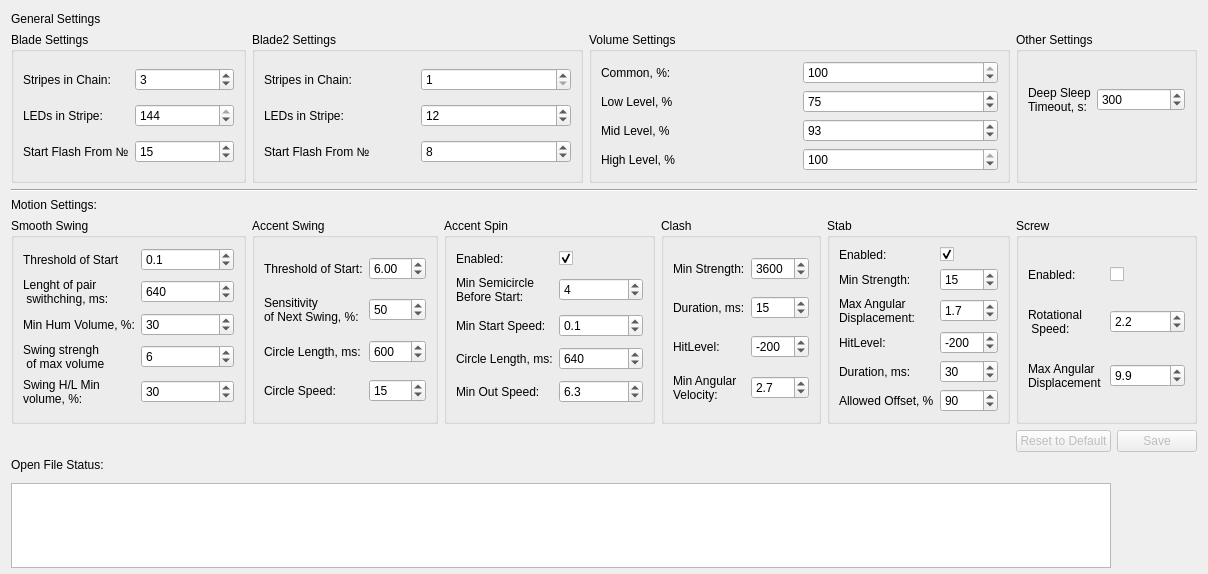
      <widget class="QWidget" name="TabCommon">
       <attribute name="title">
        <string>Common</string>
       </attribute>
       <layout class="QGridLayout" name="gridLayout_2" rowstretch="0,0,0,0,0,0,0,0,0,0,0,0,0,0,0,0,0,0,0,0,0,0,0,0,0,0,0,0,0,0,0,0,0,0">
        <item row="11" column="5" rowspan="2" colspan="4">
         <widget class="QGroupBox" name="GBCommonBlade2">
          <property name="title">
           <string>Blade2 Settings</string>
          </property>
          <layout class="QGridLayout" name="gridLayout_26">
           <item row="3" column="0">
            <widget class="QLabel" name="LblStartFlash_2">
             <property name="text">
              <string>Start Flash From №</string>
             </property>
            </widget>
           </item>
           <item row="0" column="1">
            <widget class="QSpinBox" name="SpinBandNumber">
             <property name="minimum">
              <number>1</number>
             </property>
             <property name="maximum">
              <number>8</number>
             </property>
             <property name="value">
              <number>1</number>
             </property>
            </widget>
           </item>
           <item row="1" column="0">
            <widget class="QLabel" name="LblPixPerBand_2">
             <property name="text">
              <string>LEDs in Stripe:</string>
             </property>
            </widget>
           </item>
           <item row="3" column="1">
            <widget class="QSpinBox" name="SpinStartFlash_2">
             <property name="minimum">
              <number>1</number>
             </property>
             <property name="maximum">
              <number>144</number>
             </property>
             <property name="value">
              <number>8</number>
             </property>
            </widget>
           </item>
           <item row="0" column="0">
            <widget class="QLabel" name="LblBandNumber_2">
             <property name="text">
              <string>Stripes in Chain:</string>
             </property>
            </widget>
           </item>
           <item row="1" column="1">
            <widget class="QSpinBox" name="SpinPixPerBand2">
             <property name="maximum">
              <number>144</number>
             </property>
             <property name="value">
              <number>12</number>
             </property>
            </widget>
           </item>
          </layout>
         </widget>
        </item>
        <item row="11" column="9" rowspan="2" colspan="5">
         <widget class="QGroupBox" name="GBCommonVolume">
          <property name="title">
           <string>Volume Settings</string>
          </property>
          <layout class="QGridLayout" name="gridLayout_14">
           <item row="1" column="1">
            <widget class="QSpinBox" name="SpinCoarseLow">
             <property name="maximum">
              <number>100</number>
             </property>
             <property name="value">
              <number>75</number>
             </property>
            </widget>
           </item>
           <item row="0" column="1">
            <widget class="QSpinBox" name="SpinCommon">
             <property name="maximum">
              <number>100</number>
             </property>
             <property name="value">
              <number>100</number>
             </property>
            </widget>
           </item>
           <item row="2" column="1">
            <widget class="QSpinBox" name="SpinCoarseMid">
             <property name="maximum">
              <number>100</number>
             </property>
             <property name="value">
              <number>93</number>
             </property>
            </widget>
           </item>
           <item row="1" column="0">
            <widget class="QLabel" name="LblCoarceLow">
             <property name="text">
              <string>Low Level, %</string>
             </property>
            </widget>
           </item>
           <item row="0" column="0">
            <widget class="QLabel" name="LblCommon">
             <property name="text">
              <string>Common, %:</string>
             </property>
            </widget>
           </item>
           <item row="2" column="0">
            <widget class="QLabel" name="LblCOarseMid">
             <property name="text">
              <string>Mid Level, %</string>
             </property>
            </widget>
           </item>
           <item row="3" column="0">
            <widget class="QLabel" name="LblCoarseHigh">
             <property name="text">
              <string>High Level, %</string>
             </property>
            </widget>
           </item>
           <item row="3" column="1">
            <widget class="QSpinBox" name="SpinCoarseHigh">
             <property name="maximum">
              <number>100</number>
             </property>
             <property name="value">
              <number>100</number>
             </property>
            </widget>
           </item>
          </layout>
         </widget>
        </item>
        <item row="26" column="7" colspan="3">
         <widget class="QGroupBox" name="GBSpin">
          <property name="title">
           <string>Accent Spin</string>
          </property>
          <layout class="QGridLayout" name="gridLayout_18">
           <item row="1" column="1">
            <widget class="QLabel" name="LBLSpinCounter">
             <property name="text">
              <string>Min Semicircle 
Before Start:</string>
             </property>
            </widget>
           </item>
           <item row="3" column="2">
            <widget class="QSpinBox" name="SpinSpinCircle">
             <property name="minimum">
              <number>100</number>
             </property>
             <property name="maximum">
              <number>9999</number>
             </property>
             <property name="singleStep">
              <number>50</number>
             </property>
             <property name="value">
              <number>640</number>
             </property>
            </widget>
           </item>
           <item row="0" column="2">
            <widget class="QCheckBox" name="CBSpinEnabled">
             <property name="text">
              <string/>
             </property>
             <property name="checked">
              <bool>true</bool>
             </property>
            </widget>
           </item>
           <item row="3" column="1">
            <widget class="QLabel" name="LblSpinCircle">
             <property name="text">
              <string>Circle Length, ms:</string>
             </property>
            </widget>
           </item>
           <item row="0" column="1">
            <widget class="QLabel" name="LBLSpinEnabled">
             <property name="text">
              <string>Enabled:</string>
             </property>
            </widget>
           </item>
           <item row="2" column="1">
            <widget class="QLabel" name="LblSpinW">
             <property name="text">
              <string>Min Start Speed:</string>
             </property>
            </widget>
           </item>
           <item row="1" column="2">
            <widget class="QSpinBox" name="SpinSpinCounter">
             <property name="minimum">
              <number>2</number>
             </property>
             <property name="maximum">
              <number>99</number>
             </property>
             <property name="value">
              <number>4</number>
             </property>
            </widget>
           </item>
           <item row="4" column="1">
            <widget class="QLabel" name="LblSpinWLow">
             <property name="text">
              <string>Min Out Speed:</string>
             </property>
            </widget>
           </item>
           <item row="2" column="2">
            <widget class="QDoubleSpinBox" name="SpinSpinW">
             <property name="decimals">
              <number>1</number>
             </property>
             <property name="value">
              <double>0.100000000000000</double>
             </property>
            </widget>
           </item>
           <item row="4" column="2">
            <widget class="QDoubleSpinBox" name="SpinSpinWLow">
             <property name="decimals">
              <number>1</number>
             </property>
             <property name="singleStep">
              <double>0.100000000000000</double>
             </property>
             <property name="value">
              <double>6.300000000000000</double>
             </property>
            </widget>
           </item>
          </layout>
         </widget>
        </item>
        <item row="26" column="5" colspan="2">
         <widget class="QGroupBox" name="GBSwing">
          <property name="title">
           <string>Accent Swing</string>
          </property>
          <layout class="QGridLayout" name="gridLayout_17">
           <item row="2" column="1">
            <widget class="QSpinBox" name="SpinSwingCircle">
             <property name="maximum">
              <number>9999</number>
             </property>
             <property name="singleStep">
              <number>50</number>
             </property>
             <property name="value">
              <number>600</number>
             </property>
            </widget>
           </item>
           <item row="0" column="0">
            <widget class="QLabel" name="LblSwingHighW">
             <property name="text">
              <string>Threshold of Start:</string>
             </property>
            </widget>
           </item>
           <item row="1" column="1">
            <widget class="QSpinBox" name="SpinSwingPercent">
             <property name="maximum">
              <number>100</number>
             </property>
             <property name="value">
              <number>50</number>
             </property>
            </widget>
           </item>
           <item row="1" column="0">
            <widget class="QLabel" name="LblSwingWPercent">
             <property name="text">
              <string>Sensitivity
of Next Swing, %:</string>
             </property>
            </widget>
           </item>
           <item row="2" column="0">
            <widget class="QLabel" name="LblSwingCircle">
             <property name="text">
              <string>Circle Length, ms:</string>
             </property>
            </widget>
           </item>
           <item row="3" column="1">
            <widget class="QSpinBox" name="SpinSwingCircleW">
             <property name="maximum">
              <number>100</number>
             </property>
             <property name="value">
              <number>15</number>
             </property>
            </widget>
           </item>
           <item row="3" column="0">
            <widget class="QLabel" name="LblCircleW">
             <property name="text">
              <string>Circle Speed:</string>
             </property>
            </widget>
           </item>
           <item row="0" column="1">
            <widget class="QDoubleSpinBox" name="SpinSwingHighW">
             <property name="maximum">
              <double>99.989999999999995</double>
             </property>
             <property name="value">
              <double>6.000000000000000</double>
             </property>
            </widget>
           </item>
          </layout>
         </widget>
        </item>
        <item row="22" column="2" colspan="14">
         <widget class="Line" name="line_6">
          <property name="orientation">
           <enum>Qt::Horizontal</enum>
          </property>
         </widget>
        </item>
        <item row="0" column="2">
         <widget class="QLabel" name="LblGeneral">
          <property name="text">
           <string>General Settings</string>
          </property>
          <property name="alignment">
           <set>Qt::AlignLeading|Qt::AlignLeft|Qt::AlignVCenter</set>
          </property>
         </widget>
        </item>
        <item row="26" column="12" colspan="2">
         <widget class="QGroupBox" name="GBStab">
          <property name="title">
           <string>Stab</string>
          </property>
          <layout class="QGridLayout" name="gridLayout_20">
           <item row="1" column="0">
            <widget class="QLabel" name="LblStabHighA">
             <property name="text">
              <string>Min Strength:</string>
             </property>
            </widget>
           </item>
           <item row="2" column="0">
            <widget class="QLabel" name="LblStabLowW">
             <property name="text">
              <string>Max Angular
Displacement:</string>
             </property>
            </widget>
           </item>
           <item row="3" column="0">
            <widget class="QLabel" name="LblStabHitLevel">
             <property name="text">
              <string>HitLevel:</string>
             </property>
            </widget>
           </item>
           <item row="4" column="0">
            <widget class="QLabel" name="LblSpinLength">
             <property name="text">
              <string>Duration, ms:</string>
             </property>
            </widget>
           </item>
           <item row="3" column="1">
            <widget class="QSpinBox" name="SpinStabHitLevel">
             <property name="minimum">
              <number>-9999</number>
             </property>
             <property name="maximum">
              <number>9999</number>
             </property>
             <property name="singleStep">
              <number>50</number>
             </property>
             <property name="value">
              <number>-200</number>
             </property>
            </widget>
           </item>
           <item row="0" column="1">
            <widget class="QCheckBox" name="CBStabEnabled">
             <property name="text">
              <string/>
             </property>
             <property name="checked">
              <bool>true</bool>
             </property>
            </widget>
           </item>
           <item row="1" column="1">
            <widget class="QSpinBox" name="SpinStabHighA">
             <property name="maximum">
              <number>9999</number>
             </property>
             <property name="singleStep">
              <number>1</number>
             </property>
             <property name="value">
              <number>15</number>
             </property>
            </widget>
           </item>
           <item row="0" column="0">
            <widget class="QLabel" name="LblEnabled">
             <property name="text">
              <string>Enabled:</string>
             </property>
            </widget>
           </item>
           <item row="5" column="0">
            <widget class="QLabel" name="LblStabPercent">
             <property name="text">
              <string>Allowed Offset, %</string>
             </property>
            </widget>
           </item>
           <item row="4" column="1">
            <widget class="QSpinBox" name="SpinStabLength">
             <property name="maximum">
              <number>9999</number>
             </property>
             <property name="value">
              <number>30</number>
             </property>
            </widget>
           </item>
           <item row="5" column="1">
            <widget class="QSpinBox" name="SpinStabPercent">
             <property name="maximum">
              <number>100</number>
             </property>
             <property name="value">
              <number>90</number>
             </property>
            </widget>
           </item>
           <item row="2" column="1">
            <widget class="QDoubleSpinBox" name="SpinStabLowW">
             <property name="decimals">
              <number>1</number>
             </property>
             <property name="singleStep">
              <double>0.100000000000000</double>
             </property>
             <property name="value">
              <double>1.700000000000000</double>
             </property>
            </widget>
           </item>
          </layout>
         </widget>
        </item>
        <item row="26" column="14" colspan="2">
         <widget class="QGroupBox" name="GBScrew">
          <property name="title">
           <string>Screw</string>
          </property>
          <layout class="QGridLayout" name="gridLayout_25">
           <item row="0" column="0">
            <widget class="QLabel" name="LblScrewEnabled">
             <property name="text">
              <string>Enabled:</string>
             </property>
            </widget>
           </item>
           <item row="0" column="1">
            <widget class="QCheckBox" name="CBScrewEnabled">
             <property name="text">
              <string/>
             </property>
            </widget>
           </item>
           <item row="1" column="0">
            <widget class="QLabel" name="LbScrewHighW">
             <property name="text">
              <string>Rotational
 Speed:</string>
             </property>
            </widget>
           </item>
           <item row="2" column="0">
            <widget class="QLabel" name="LblScrewLowW">
             <property name="text">
              <string>Max Angular 
Displacement</string>
             </property>
            </widget>
           </item>
           <item row="1" column="1">
            <widget class="QDoubleSpinBox" name="SpinScrewHighW">
             <property name="decimals">
              <number>1</number>
             </property>
             <property name="singleStep">
              <double>0.100000000000000</double>
             </property>
             <property name="value">
              <double>2.200000000000000</double>
             </property>
            </widget>
           </item>
           <item row="2" column="1">
            <widget class="QDoubleSpinBox" name="SpinScrewLowW">
             <property name="decimals">
              <number>1</number>
             </property>
             <property name="singleStep">
              <double>0.100000000000000</double>
             </property>
             <property name="value">
              <double>9.900000000000000</double>
             </property>
            </widget>
           </item>
          </layout>
         </widget>
        </item>
        <item row="26" column="10" colspan="2">
         <widget class="QGroupBox" name="GBClash">
          <property name="title">
           <string>Clash</string>
          </property>
          <layout class="QGridLayout" name="gridLayout_19">
           <item row="2" column="0">
            <widget class="QLabel" name="LblClashHitLevel">
             <property name="text">
              <string>HitLevel:</string>
             </property>
            </widget>
           </item>
           <item row="1" column="0">
            <widget class="QLabel" name="LblClashLength">
             <property name="text">
              <string>Duration, ms:</string>
             </property>
            </widget>
           </item>
           <item row="2" column="1">
            <widget class="QSpinBox" name="SpinClashHitLevel">
             <property name="minimum">
              <number>-1000</number>
             </property>
             <property name="maximum">
              <number>1000</number>
             </property>
             <property name="singleStep">
              <number>50</number>
             </property>
             <property name="value">
              <number>-200</number>
             </property>
            </widget>
           </item>
           <item row="0" column="1">
            <widget class="QSpinBox" name="SpinClashHighA">
             <property name="minimum">
              <number>1000</number>
             </property>
             <property name="maximum">
              <number>9999</number>
             </property>
             <property name="singleStep">
              <number>100</number>
             </property>
             <property name="value">
              <number>3600</number>
             </property>
            </widget>
           </item>
           <item row="1" column="1">
            <widget class="QSpinBox" name="SpinClashLength">
             <property name="maximum">
              <number>9999</number>
             </property>
             <property name="value">
              <number>15</number>
             </property>
            </widget>
           </item>
           <item row="0" column="0">
            <widget class="QLabel" name="LblClashHighA">
             <property name="text">
              <string>Min Strength:</string>
             </property>
            </widget>
           </item>
           <item row="3" column="0">
            <widget class="QLabel" name="LblClashLowW">
             <property name="text">
              <string>Min Angular 
Velocity:</string>
             </property>
            </widget>
           </item>
           <item row="3" column="1">
            <widget class="QDoubleSpinBox" name="SpinClashLowW">
             <property name="decimals">
              <number>1</number>
             </property>
             <property name="singleStep">
              <double>0.100000000000000</double>
             </property>
             <property name="value">
              <double>2.700000000000000</double>
             </property>
            </widget>
           </item>
          </layout>
         </widget>
        </item>
        <item row="0" column="13">
         <widget class="QLabel" name="LBLBlade2Enabled">
          <property name="enabled">
           <bool>false</bool>
          </property>
          <property name="text">
           <string/>
          </property>
         </widget>
        </item>
        <item row="0" column="15">
         <widget class="QCheckBox" name="CBBlade2Enabled">
          <property name="maximumSize">
           <size>
            <width>0</width>
            <height>16777215</height>
           </size>
          </property>
          <property name="text">
           <string/>
          </property>
          <property name="checked">
           <bool>true</bool>
          </property>
         </widget>
        </item>
        <item row="33" column="15" alignment="Qt::AlignRight">
         <widget class="QLabel" name="LBLIcon2">
          <property name="text">
           <string>&lt;html&gt;&lt;head/&gt;&lt;body&gt;&lt;p&gt;&lt;img src=&quot;:/Inside/Desktop/logo85.png&quot;/&gt;&lt;/p&gt;&lt;/body&gt;&lt;/html&gt;</string>
          </property>
         </widget>
        </item>
        <item row="25" column="2">
         <widget class="QLabel" name="LblMotion">
          <property name="text">
           <string>Motion Settings:</string>
          </property>
         </widget>
        </item>
        <item row="33" column="2" colspan="13">
         <widget class="QTextBrowser" name="TxtCommonStatus">
          <property name="minimumSize">
           <size>
            <width>1100</width>
            <height>85</height>
           </size>
          </property>
          <property name="maximumSize">
           <size>
            <width>1100</width>
            <height>75</height>
           </size>
          </property>
         </widget>
        </item>
        <item row="27" column="15">
         <widget class="QPushButton" name="BtnSave">
          <property name="enabled">
           <bool>false</bool>
          </property>
          <property name="text">
           <string>Save</string>
          </property>
          <property name="autoDefault">
           <bool>true</bool>
          </property>
         </widget>
        </item>
        <item row="27" column="14">
         <widget class="QPushButton" name="BtnDefault">
          <property name="enabled">
           <bool>false</bool>
          </property>
          <property name="text">
           <string>Reset to Default</string>
          </property>
          <property name="autoDefault">
           <bool>true</bool>
          </property>
         </widget>
        </item>
        <item row="11" column="2" rowspan="2" colspan="3">
         <widget class="QGroupBox" name="GBCommonBlade">
          <property name="title">
           <string>Blade Settings</string>
          </property>
          <layout class="QGridLayout" name="gridLayout_13">
           <item row="0" column="0">
            <widget class="QLabel" name="LblBandNumber">
             <property name="text">
              <string>Stripes in Chain:</string>
             </property>
            </widget>
           </item>
           <item row="0" column="1">
            <widget class="QSpinBox" name="SpinBand">
             <property name="minimum">
              <number>1</number>
             </property>
             <property name="maximum">
              <number>8</number>
             </property>
             <property name="value">
              <number>3</number>
             </property>
            </widget>
           </item>
           <item row="2" column="1">
            <widget class="QSpinBox" name="SpinStartFlash">
             <property name="minimum">
              <number>1</number>
             </property>
             <property name="maximum">
              <number>144</number>
             </property>
             <property name="value">
              <number>15</number>
             </property>
            </widget>
           </item>
           <item row="1" column="0">
            <widget class="QLabel" name="LblPixPerBand">
             <property name="text">
              <string>LEDs in Stripe:</string>
             </property>
            </widget>
           </item>
           <item row="1" column="1">
            <widget class="QSpinBox" name="SpinPixPerBand">
             <property name="minimum">
              <number>1</number>
             </property>
             <property name="maximum">
              <number>144</number>
             </property>
             <property name="value">
              <number>144</number>
             </property>
            </widget>
           </item>
           <item row="2" column="0">
            <widget class="QLabel" name="LblStartFlash">
             <property name="text">
              <string>Start Flash From №</string>
             </property>
            </widget>
           </item>
          </layout>
         </widget>
        </item>
        <item row="26" column="2" colspan="3">
         <widget class="QGroupBox" name="GBSmoothSwing">
          <property name="title">
           <string>Smooth Swing</string>
          </property>
          <layout class="QGridLayout" name="gridLayout_27">
           <item row="4" column="0">
            <widget class="QLabel" name="LblSmoothSwingMaxVolume">
             <property name="text">
              <string>Swing strengh
 of max volume</string>
             </property>
            </widget>
           </item>
           <item row="6" column="0">
            <widget class="QLabel" name="LblSmoothSwingMinVolume">
             <property name="text">
              <string>Swing H/L Min
volume, %:</string>
             </property>
            </widget>
           </item>
           <item row="1" column="0">
            <widget class="QLabel" name="LblSmoothSwingLength">
             <property name="text">
              <string>Lenght of pair
 swithching, ms:</string>
             </property>
            </widget>
           </item>
           <item row="6" column="1">
            <widget class="QSpinBox" name="SpinSmoothSwingMinVolume">
             <property name="maximum">
              <number>100</number>
             </property>
             <property name="value">
              <number>30</number>
             </property>
            </widget>
           </item>
           <item row="4" column="1">
            <widget class="QSpinBox" name="SpinSmoothSwingStrength">
             <property name="value">
              <number>6</number>
             </property>
            </widget>
           </item>
           <item row="1" column="1">
            <widget class="QSpinBox" name="SpinSmoothSwingLength">
             <property name="maximum">
              <number>9999999</number>
             </property>
             <property name="value">
              <number>640</number>
             </property>
            </widget>
           </item>
           <item row="0" column="0">
            <widget class="QLabel" name="LblSmoothSwingStart">
             <property name="text">
              <string>Threshold of Start</string>
             </property>
            </widget>
           </item>
           <item row="0" column="1">
            <widget class="QDoubleSpinBox" name="SpinSmoothSwingStart">
             <property name="decimals">
              <number>1</number>
             </property>
             <property name="singleStep">
              <double>0.100000000000000</double>
             </property>
             <property name="value">
              <double>0.100000000000000</double>
             </property>
            </widget>
           </item>
           <item row="3" column="0">
            <widget class="QLabel" name="LbLSmoothSwingMinHum">
             <property name="text">
              <string>Min Hum Volume, %:</string>
             </property>
            </widget>
           </item>
           <item row="3" column="1">
            <widget class="QSpinBox" name="SpinSmoothSwingMinHum">
             <property name="maximum">
              <number>100</number>
             </property>
             <property name="value">
              <number>30</number>
             </property>
            </widget>
           </item>
          </layout>
         </widget>
        </item>
        <item row="11" column="14" rowspan="2" colspan="2">
         <widget class="QGroupBox" name="GBCommonSettings">
          <property name="title">
           <string>Other Settings</string>
          </property>
          <layout class="QGridLayout" name="gridLayout_16">
           <item row="0" column="0">
            <widget class="QLabel" name="LblPowerOffTimeout">
             <property name="text">
              <string>Deep Sleep
Timeout, s:</string>
             </property>
            </widget>
           </item>
           <item row="0" column="1">
            <widget class="QSpinBox" name="SpinPowerOffTimeout">
             <property name="maximum">
              <number>99999</number>
             </property>
             <property name="singleStep">
              <number>10</number>
             </property>
             <property name="value">
              <number>300</number>
             </property>
            </widget>
           </item>
           <item row="1" column="0">
            <widget class="QSpinBox" name="HiddenSpin">
             <property name="minimumSize">
              <size>
               <width>0</width>
               <height>0</height>
              </size>
             </property>
             <property name="maximumSize">
              <size>
               <width>0</width>
               <height>0</height>
              </size>
             </property>
            </widget>
           </item>
          </layout>
         </widget>
        </item>
        <item row="28" column="2" colspan="4">
         <widget class="QLabel" name="LblCommonStatus">
          <property name="text">
           <string>Open File Status:</string>
          </property>
          <property name="alignment">
           <set>Qt::AlignBottom|Qt::AlignLeading|Qt::AlignLeft</set>
          </property>
         </widget>
        </item>
       </layout>
      </widget>
